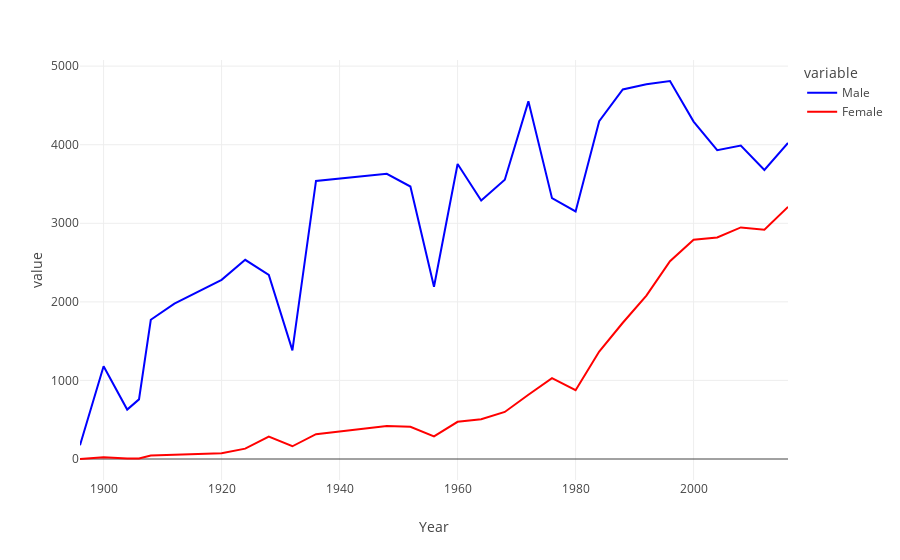

The code cell stored with this chart in its notebook:
### Code cell
color_map = {'Male': 'blue', 'Female': 'red'}
fig = px.line(final, x='Year', y=['Male', 'Female'], color_discrete_map=color_map)
fig.show()

### Figure 1 — Plotly figure (JSON) as saved in the notebook; plotly's stock layout.template omitted (floating-point values rounded to 4 significant figures)
{"data": [{"hovertemplate": "variable=Male<br>Year=%{x}<br>value=%{y}<extra></extra>", "legendgroup": "Male", "line": {"color": "blue", "dash": "solid"}, "marker": {"symbol": "circle"}, "mode": "lines", "name": "Male", "orientation": "v", "showlegend": true, "type": "scatter", "x": [1896, 1900, 1904, 1906, 1908, 1912, 1920, 1924, 1928, 1932, 1936, 1948, 1952, 1956, 1960, 1964, 1968, 1972, 1976, 1980, 1984, 1988, 1992, 1996, 2000, 2004, 2008, 2012, 2016], "xaxis": "x", "y": [174, 1181, 629, 759, 1772, 1978, 2280, 2535, 2342, 1382, 3539, 3629, 3468, 2193, 3755, 3290, 3555, 4552, 3320, 3151, 4299, 4704, 4769, 4811, 4294, 3931, 3990, 3679, 4022], "yaxis": "y"}, {"hovertemplate": "variable=Female<br>Year=%{x}<br>value=%{y}<extra></extra>", "legendgroup": "Female", "line": {"color": "red", "dash": "solid"}, "marker": {"symbol": "circle"}, "mode": "lines", "name": "Female", "orientation": "v", "showlegend": true, "type": "scatter", "x": [1896, 1900, 1904, 1906, 1908, 1912, 1920, 1924, 1928, 1932, 1936, 1948, 1952, 1956, 1960, 1964, 1968, 1972, 1976, 1980, 1984, 1988, 1992, 1996, 2000, 2004, 2008, 2012, 2016], "xaxis": "x", "y": [0, 23, 6, 6, 44, 53, 73, 132, 285, 162, 316, 420, 409, 288, 473, 507, 599, 818, 1028, 875, 1368, 1734, 2080, 2518, 2790, 2820, 2947, 2919, 3209], "yaxis": "y"}], "layout": {"autosize": true, "legend": {"title": {"text": "variable"}, "tracegroupgap": 0}, "margin": {"t": 60}, "xaxis": {"anchor": "y", "autorange": true, "domain": [0, 1], "range": [1896, 2016], "title": {"text": "Year"}, "type": "linear"}, "yaxis": {"anchor": "x", "autorange": true, "domain": [0, 1], "range": [-267.3, 5078.0], "title": {"text": "value"}, "type": "linear"}}}
